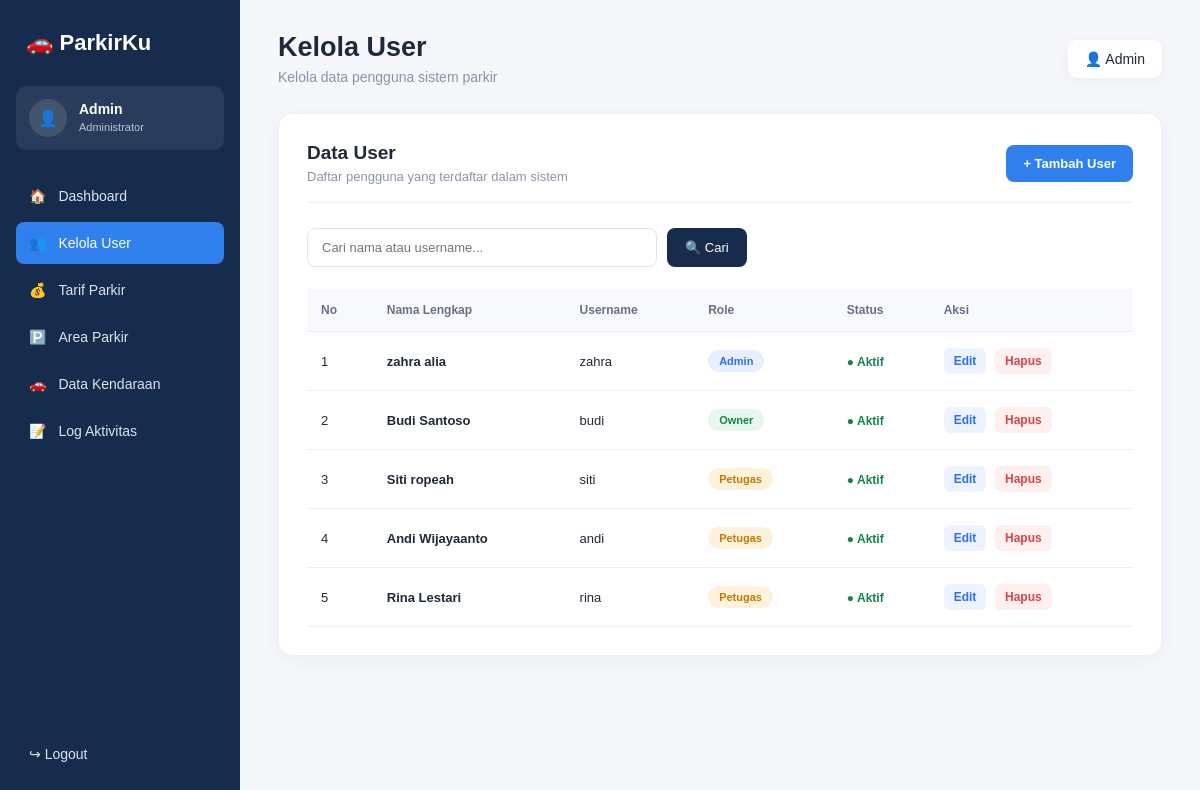
/view/kelola_user.php (signed in), run on the app's committed database.
### tables this page shows
CREATE TABLE `tb_user` (
  `id_user` int NOT NULL,
  `nama_lengkap` varchar(50) NOT NULL,
  `username` varchar(50) NOT NULL,
  `password` varchar(100) NOT NULL,
  `role` enum('admin','petugas','owner') NOT NULL,
  `status_aktif` tinyint(1) DEFAULT '1'
);

### model/m_user.php (called while the page is built)
<?php
include "m_koneksi.php";
$query = mysqli_query($conn, "SELECT * FROM tb_user ORDER BY id_user ASC");
$data_user = mysqli_fetch_all($query, MYSQLI_ASSOC);
?>

### view/kelola_user.php (the view, shortened to what this page needs)
<?php
include "../model/m_user.php";
?>
<!DOCTYPE html>
<html lang="id">
<head>
    <link rel="stylesheet" href="../asset/user.css">
</head>
<body>
    <aside class="sidebar">
        <div class="logo">
            🚗 <span>ParkirKu</span>
        </div>
        <div class="admin">
            <div class="avatar">
                👤
            </div>
            <div>
                <strong>Admin</strong>
                <small>Administrator</small>
            </div>
        </div>
        <nav>
            <a href="dashboard_admin.php">
                🏠 <span>Dashboard</span>
            </a>
            <a href="kelola_user.php" class="active">
                👥 <span>Kelola User</span>
            </a>
            <a href="tarif_parkir.php">
                💰 <span>Tarif Parkir</span>
            </a>
            <a href="area_parkir.php">
                🅿️ <span>Area Parkir</span>
            </a>
            <a href="data_kendaraan.php">
                🚗 <span>Data Kendaraan</span>
            </a>
            <a href="log_aktivitas.php">
                📝 <span>Log Aktivitas</span>
            </a>
        </nav>
        <a href="login.php" class="logout">
            ↪ <span>Logout</span>
        </a>
    </aside>
    <main class="main">
        <header class="header">
            <div>
                <h1>Kelola User</h1>
                <p>
                    Kelola data pengguna sistem parkir
                </p>
            </div>
            <div class="profile">
                👤 Admin
            </div>
        </header>
        <section class="card">
            <div class="card-header">
                <div>
                    <h2>Data User</h2>
                    <p>
                        Daftar pengguna yang terdaftar dalam sistem
                    </p>
                </div>
                <a href="tambah_user.php" class="btn-add">
                    + Tambah User
                </a>
            </div>
            <div class="search">
                <input
                    type="text"
                    placeholder="Cari nama atau username..."
                >
                <button>
                    🔍 Cari
                </button>
            </div>
            <div class="table-wrapper">
                <table>
                    <thead>
                        <tr>
                            <th>No</th>
                            <th>Nama Lengkap</th>
                            <th>Username</th>
                            <th>Role</th>
                            <th>Status</th>
                            <th>Aksi</th>
                        </tr>
                    </thead>
                    <tbody>
                    <?php
                    $no = 1;
                    foreach ($data_user as $user) {
                    ?>
                        <tr>
                            <td>
                                <?= $no++; ?>
                            </td>
                            <td class="name">
                                <?= htmlspecialchars($user['nama_lengkap']); ?>
                            </td>
                            <td>
                                <?= htmlspecialchars($user['username']); ?>
                            </td>
                            <td>
                                <?php
                                $role = strtolower($user['role']);
                                if ($role == "admin") {
                                    echo '<span class="badge admin-badge">
                                            Admin
                                          </span>';
                                } elseif ($role == "user") {
                                    echo '<span class="badge user-badge">
                                            User
                                          </span>';
                                } elseif ($role == "petugas") {
                                    echo '<span class="badge petugas-badge">
                                            Petugas
                                          </span>';
                                } elseif ($role == "owner") {
                                    echo '<span class="badge owner-badge">
                                            Owner
                                          </span>';
                                } else {
                                    echo '<span class="badge">
                                            ' . htmlspecialchars($user['role']) . '
                                          </span>';
                                }
                                ?>
                            </td>
                            <td>
                                <?php
                                if ($user['status_aktif'] == 1) {
                                    echo '<span class="status aktif">
                                            ● Aktif
                                          </span>';
                                } else {
                                    echo '<span class="status nonaktif">
                                            ● Nonaktif
                                          </span>';
                                }
                                ?>
                            </td>
                            <td>
                                <a
                                    href="edit_user.php?id_user=<?= $user['id_user']; ?>"
                                    class="edit"
                                >
                                    Edit
                                </a>
                               <a
    href="../controller/c_user.php?aksi=hapus&id_user=<?= $user['id_user']; ?>"
    class="delete"
    onclick="return confirm('Yakin ingin menghapus user ini?');"
>
    Hapus
</a>
                            </td>
                        </tr>
                    <?php
                    }
                    ?>
                    </tbody>
                </table>
            </div>
        </section>
    </main>
</body>
</html>

### asset/user.css (style rules this page uses)
* { margin: 0; padding: 0; box-sizing: border-box; }
body { font-family: Arial, sans-serif; background: #f5f7fb; color: #1f2937; }
.sidebar { position: fixed; left: 0; top: 0; width: 240px; height: 100vh; padding: 25px 16px; background: #172b4d; color: white; }
.logo { padding: 5px 10px 30px; font-size: 22px; font-weight: bold; }
.admin { display: flex; align-items: center; gap: 12px; padding: 13px; margin-bottom: 25px; background: rgba(255, 255, 255, 0.08); border-radius: 10px; }
.avatar { width: 38px; height: 38px; display: flex; align-items: center; justify-content: center; background: rgba(255, 255, 255, 0.12); border-radius: 50%; flex-shrink: 0; }
.admin strong { display: block; font-size: 14px; }
.admin small { color: #b8c4d6; font-size: 11px; }
nav a { display: flex; align-items: center; gap: 12px; padding: 13px; margin-bottom: 5px; border-radius: 8px; color: #dbe4f0; text-decoration: none; font-size: 14px; transition: 0.2s; }
nav a.active { background: #2f80ed; color: white; }
.logout { position: absolute; left: 16px; right: 16px; bottom: 25px; padding: 13px; color: #dbe4f0; text-decoration: none; border-radius: 8px; font-size: 14px; }
.main { margin-left: 240px; min-height: 100vh; padding: 32px 38px; }
.header { display: flex; align-items: center; justify-content: space-between; margin-bottom: 28px; }
.header h1 { margin-bottom: 6px; font-size: 27px; }
.header p { color: #8993a4; font-size: 14px; }
.profile { padding: 11px 17px; background: white; border-radius: 9px; box-shadow: 0 3px 12px rgba(0, 0, 0, 0.05); font-size: 14px; }
.card { width: 100%; padding: 28px; background: white; border: 1px solid #edf0f5; border-radius: 14px; box-shadow: 0 4px 18px rgba(23, 43, 77, 0.05); }
.card-header { display: flex; align-items: center; justify-content: space-between; margin-bottom: 25px; padding-bottom: 18px; border-bottom: 1px solid #edf0f5; }
.card-header h2 { margin-bottom: 5px; color: #1f2937; font-size: 19px; }
.card-header p { color: #8b95a5; font-size: 13px; }
.btn-add { display: inline-block; padding: 11px 17px; background: #2f80ed; color: white; border-radius: 8px; text-decoration: none; font-size: 13px; font-weight: bold; transition: 0.2s; }
.search { display: flex; gap: 10px; margin-bottom: 22px; }
.search input { width: 350px; padding: 11px 14px; border: 1px solid #e1e5eb; border-radius: 8px; outline: none; font-family: Arial, sans-serif; font-size: 13px; }
.search button { padding: 0 18px; border: none; background: #172b4d; color: white; border-radius: 8px; cursor: pointer; font-size: 13px; }
.table-wrapper { width: 100%; overflow-x: auto; }
table { width: 100%; border-collapse: collapse; }
thead { background: #f7f9fc; }
th { padding: 14px; color: #667085; border-bottom: 1px solid #e8edf3; text-align: left; font-size: 12px; font-weight: 600; }
td { padding: 16px 14px; border-bottom: 1px solid #edf0f4; font-size: 13px; }
.name { font-weight: bold; color: #1f2937; }
.badge { display: inline-block; padding: 5px 11px; border-radius: 20px; font-size: 11px; font-weight: bold; }
.admin-badge { background: #e8f0ff; color: #2f6fed; }
.petugas-badge { background: #fff2dc; color: #c47a00; }
.owner-badge { background: #e6f7ed; color: #16834d; }
.status { font-size: 12px; font-weight: bold; }
.aktif { color: #16834d; }
.edit, .delete { display: inline-block; padding: 6px 10px; border-radius: 6px; text-decoration: none; font-size: 12px; font-weight: bold; }
.edit { background: #edf4ff; color: #2f6fed; }
.delete { margin-left: 5px; background: #fff0f0; color: #d64545; }

### data on the page
tb_user: nama_lengkap "zahra alia", username "zahra", role "Admin", status_aktif "● Aktif"
tb_user: nama_lengkap "Budi Santoso", username "budi", role "Owner", status_aktif "● Aktif"
tb_user: nama_lengkap "Siti ropeah", username "siti", role "Petugas", status_aktif "● Aktif"
tb_user: nama_lengkap "Andi Wijayaanto", username "andi", role "Petugas", status_aktif "● Aktif"
tb_user: nama_lengkap "Rina Lestari", username "rina", role "Petugas", status_aktif "● Aktif"
